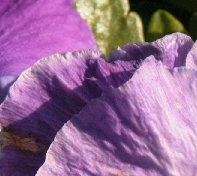
#> input picture input/train_photos/t1.png, 197 x 176 px; its folder holds only this picture in this run
$ python data_preparation.py
#> lines starting #> are read from the running program, lines starting #| are printed output that depends on the picture
import matplotlib
import matplotlib.pyplot as plt
import h5py
import numpy as np
import cv2
import glob

def downscale_image_by_two(image):
    height, width = image.shape[:2]
    if height % 2 != 0 or width % 2 != 0:
        raise ValueError("The dimensions of the image must be even.")
    downscaled_image = cv2.resize(image, (width // 2, height // 2), interpolation=cv2.INTER_AREA)
    expanded_image = cv2.resize(downscaled_image, (width, height), interpolation=cv2.INTER_NEAREST)
    return expanded_image

image_paths = glob.glob('../input/train_photos/*')
h5_file_path = '../input/train_data.h5'

original_patches = []
downscaled_patches = []

for image_path in image_paths:
    image = cv2.imread(image_path, cv2.IMREAD_GRAYSCALE)
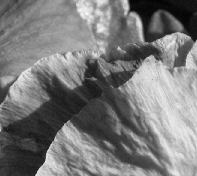
#> image: shape (176, 197); min 2, max 247, mean 121.4

    if image is None:
        continue

    for y in range(0, image.shape[0] - 33, 34):
        for x in range(0, image.shape[1] - 33, 34):
            patch = image[y:y+34, x:x+34]
            if patch.shape[0] == 34 and patch.shape[1] == 34:
                downscaled_patch = downscale_image_by_two(patch)
                original_patches.append(patch)
                downscaled_patches.append(downscaled_patch)
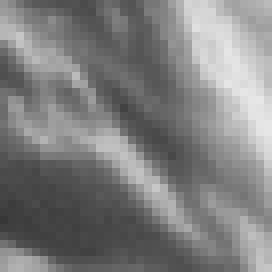
#> patch: shape (34, 34) (shown 8 times larger); min 55, max 231, mean 127.4
#> after the loop, downscaled_patches = 25 items; original_patches = 25 items

original_patches = np.array(original_patches)
original_patches = original_patches.astype(np.float32)/255.0
downscaled_patches = np.array(downscaled_patches)
downscaled_patches = downscaled_patches.astype(np.float32)/255.0

with h5py.File(h5_file_path, 'w') as h5_file:
    h5_file.create_dataset('data', data=np.expand_dims(downscaled_patches, axis=1))
    h5_file.create_dataset('label', data=np.expand_dims(original_patches, axis=1))

$ run again, on input/train_photos/t13.png
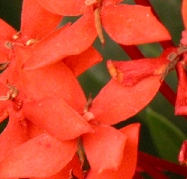
#> input picture input/train_photos/t13.png, 187 x 179 px
#> `image = cv2.imread(image_path, cv2.IMREAD_GRAYSCALE)`:
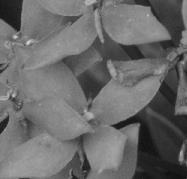
#> image: shape (179, 187); min 13, max 210, mean 106.2
#> after the loop `for y in range(0, image.shape[0] - 33, 34):`:
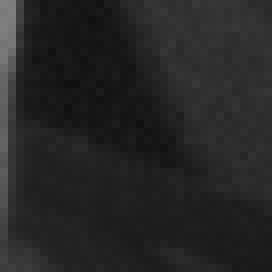
#> patch: shape (34, 34) (shown 8 times larger); min 16, max 128, mean 37.6
#> after the loop `for y in range(0, image.shape[0] - 33, 34):`: downscaled_patches = 25 items

$ run again, on input/train_photos/t14.png
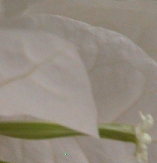
#> input picture input/train_photos/t14.png, 157 x 163 px
#> `image = cv2.imread(image_path, cv2.IMREAD_GRAYSCALE)`:
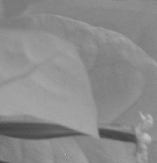
#> image: shape (163, 157); min 62, max 207, mean 138.8
#> after the loop `for y in range(0, image.shape[0] - 33, 34):`:
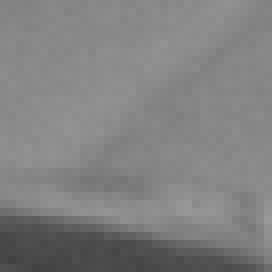
#> patch: shape (34, 34) (shown 8 times larger); min 65, max 153, mean 128.4
#> after the loop `for y in range(0, image.shape[0] - 33, 34):`: downscaled_patches = 16 items

$ run again, on input/train_photos/t15.png
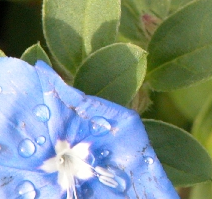
#> input picture input/train_photos/t15.png, 212 x 199 px
#> `image = cv2.imread(image_path, cv2.IMREAD_GRAYSCALE)`:
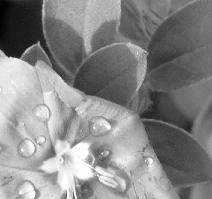
#> image: shape (199, 212); min 0, max 255, mean 134.8
#> after the loop `for y in range(0, image.shape[0] - 33, 34):`:
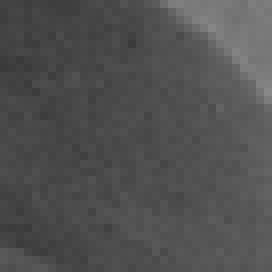
#> patch: shape (34, 34) (shown 8 times larger); min 58, max 136, mean 81
#> after the loop `for y in range(0, image.shape[0] - 33, 34):`: downscaled_patches = 30 items

$ run again, on input/train_photos/t10.png
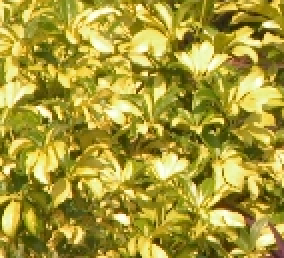
#> input picture input/train_photos/t10.png, 142 x 129 px (shown 2 times larger)
#> `image = cv2.imread(image_path, cv2.IMREAD_GRAYSCALE)`:
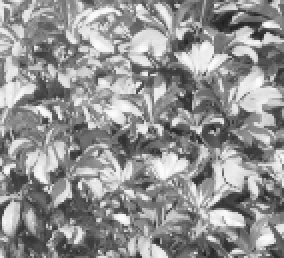
#> image: shape (129, 142) (shown 2 times larger); min 30, max 252, mean 146.3
#> after the loop `for y in range(0, image.shape[0] - 33, 34):`:
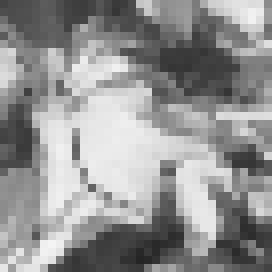
#> patch: shape (34, 34) (shown 8 times larger); min 37, max 244, mean 146.6
#> after the loop `for y in range(0, image.shape[0] - 33, 34):`: downscaled_patches = 12 items
